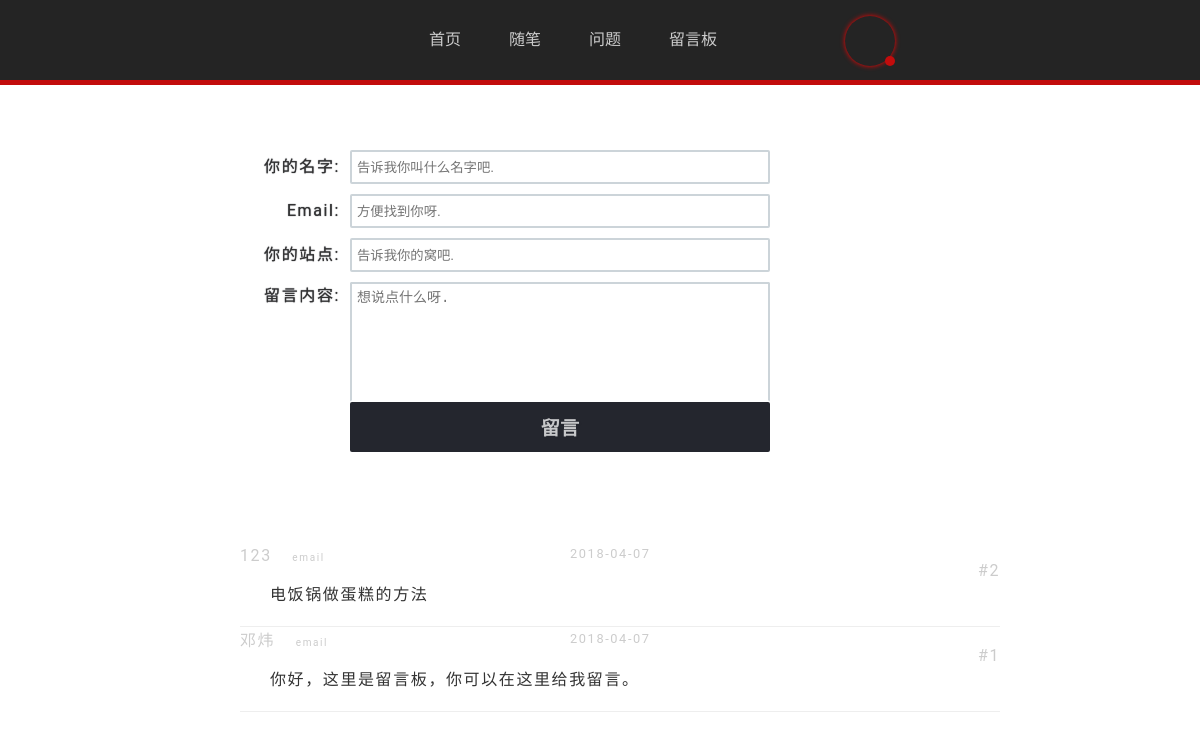
Screenshot of /message/ with the database file from the repository.
### blog/models.py (models this page shows, shortened)
class Message(models.Model):
    name = models.CharField(max_length = 30)
    email = models.CharField(max_length = 30)
    body = models.TextField(blank=True)
    siteurl = models.CharField(max_length = 150,blank=True)
    timestamp = models.DateTimeField(editable=False)

### blog/views.py (the view, shortened to what this page needs)
# urls.py: url(r'^message/$',message),
def message(request):
    message_list = Message.objects.order_by('-timestamp')
    form = MessageForm()
    return render(request,'message.html',{'form': form,'message_list': message_list})

### blog/forms.py
class MessageForm(forms.Form):
    name = forms.CharField(max_length = 30,label='你的名字',widget=forms.TextInput(attrs={'placeholder': '告诉我你叫什么名字吧.'}))
    email = forms.EmailField(max_length = 30,label='Email',widget=forms.TextInput(attrs={'placeholder': '方便找到你呀.'}))
    siteurl = forms.URLField(max_length = 150,label='你的站点',widget=forms.TextInput(attrs={'placeholder': '告诉我你的窝吧.'}))
    body = forms.CharField(label='留言内容',widget=forms.Textarea(attrs={'placeholder': '想说点什么呀.'}))

### blog/templates/message.html (shortened to what this page needs)
{% include 'head.html' with title='留言板' %}
	<div id='main'>
		<div id='page'>
		<link rel='stylesheet' href='/static/css/message.css' type='text/css'/>
		<ul id='message'>
				<form class='list-form' method='post'>
					{% for f in form %}
						{{ f.label_tag }}{{ f }}</br>
					{% endfor %}
					<input class='sub-message' value='留言' type='submit'>
				</form>
{% for message in message_list %}
	<li>
		<strong><a class='message-name' href='{{ message.siteurl }}' target='black'>{{ message.name }}</a>
		<a class='message-email' href='mailto:{{ message.email }}'>email</a></strong>
		<span class='message-date'>{{ message.timestamp|date:'Y-m-d' }}</span>
		<span class='message-f'>#{{ forloop.revcounter }}</span>
		<p>{{ message.body }}</p>
	</li>
{% endfor %}
		</ul>
		</div>
	</div>

### static/css/style.css (style rules this page uses)
a { color: #24262e; text-decoration: none; cursor: pointer; outline: none; }
p { text-indent: 30px; }
#main { max-width:1000px; margin:150px auto; letter-spacing: 0.1em; opacity: 1; animation:op 0.8s 1; transition:0.8s; min-height: -moz-calc(100% - 300px); min-height: -webkit-calc(100% - 300px); min-height: calc(100% - 300px); }
#page { max-width:800px; margin:0 auto; transition:0.8s; }

### static/css/message.css (style rules this page uses)
.list-form { margin-bottom: 80px; }
label { display:inline-block; width: 100px; text-shadow: 0px 0px 1px #24262e; text-align: right; margin-right: 10px; }
textarea { vertical-align: top; margin-right: 10px; position: relative; border: 2px solid #CCD4D9; border-bottom-color: #fff; border-radius: 2px; padding: 3px 5px; outline: none; width: 420px; box-shadow: none; resize: none; overflow-x: hidden; overflow-y: auto; line-height: 22px; font-size: 14px; color: #666; height: 120px; }
input { margin-right: 10px; position: relative; border: 2px solid #CCD4D9; border-radius: 2px; height: 34px; padding: 3px 5px; outline: none; width: 420px; box-shadow: none; margin-bottom: 10px; color: #666; }
.sub-message { width: 420px; left: 100px; background: #24262e; border: none; color: rgba(255,255,255,0.75); font-size: 1.2em; font-weight: bold; text-shadow: 1px 1px 1px #24262e; cursor: pointer; transition: 0.3s; margin-left: 10px; height: 50px; }
#message { list-style-type: none; }
#message li { border-bottom: #eee 1px solid; position: relative; }
.message-date { color: #ccc; display: block; width: 100px; margin: 0 auto; font-size: 0.8em; }
#message strong { font-weight: unset; position: absolute; color: #ccc!important; transition: 0.3s; }
.message-name { color: #ccc; transition: 0.3s; }
.message-email { color: #ccc; margin-left: 15px; font-size: 10px; transition: 0.3s; }
.message-f { position: absolute; top: 15px; right: 0; font-size: 16px; color: #ccc; transition: 0.3s; }

### rows the page displays
Message: name "123", timestamp "2018-04-07", body "电饭锅做蛋糕的方法"
Message: name "邓炜", timestamp "2018-04-07", body "你好，这里是留言板，你可以在这里给我留言。"

### other values shown
{{ f.label_tag }} "你的名字:" "Email:" "你的站点:" "留言内容:"
